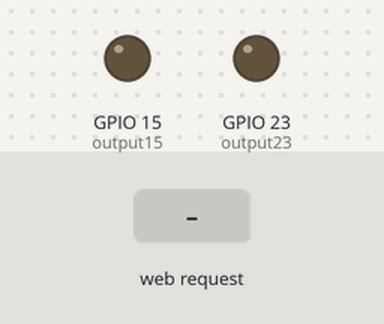
Bench run of a sketch on a simulated ESP32. Shown: output pins drawn as LEDs (lit = HIGH). The test bench sets the inputs (shaded band). WiFi joins after 1.5 s; servers stay silent unless stated; what the sketch prints to the serial monitor is not drawn.

Above: at 2.7 s.
2.8 s: HTTP request GET /15/on received
At 3.4 s:
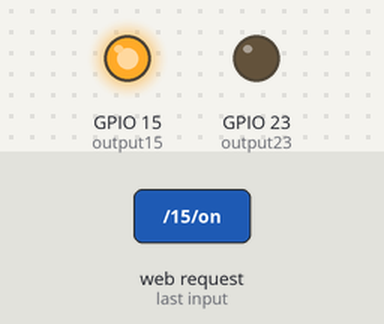
4.3 s: HTTP request GET /23/on received
At 4.6 s:
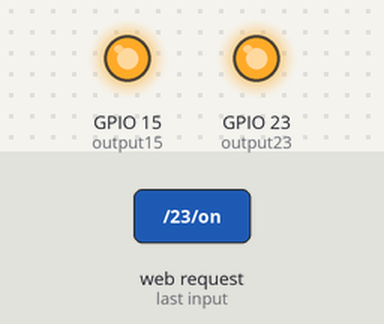
5.8 s: HTTP request GET /15/off received
At 6.9 s:
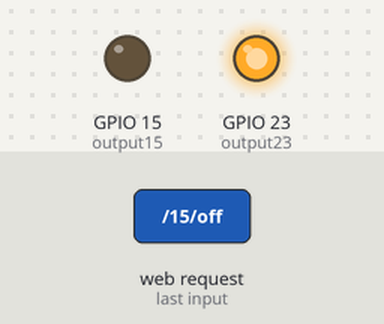
7.3 s: HTTP request GET /23/off received
At 8.1 s:
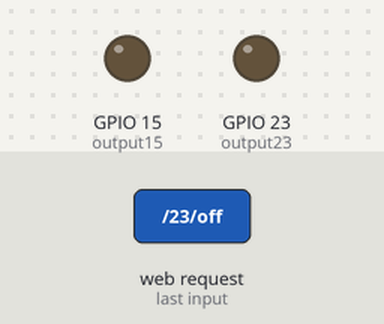
Timing chart, 0 to 9.8 s (numbered marks = the images above; inputs shaded):
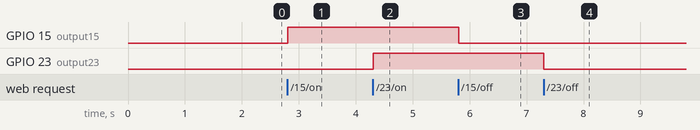

Measured:
- after the input at 2.8 s, GPIO 15 (output15): LOW → HIGH at once
- after the input at 4.3 s, GPIO 23 (output23): LOW → HIGH at once
- after the input at 5.8 s, GPIO 15 (output15): HIGH → LOW at once
- after the input at 7.3 s, GPIO 23 (output23): HIGH → LOW at once

The sketch:

LEDs.ino
```cpp
/*********

  Adaptado de: Rui Santos
  Complete project details at http://randomnerdtutorials.com
*********/

// Load Wi-Fi library
#include <WiFi.h>

// Replace with your network credentials
const char* ssid = "iPhone";
const char* password = "123456789";

// Set web server port number to 80
WiFiServer server(80);

// Variable to store the HTTP request
String header;

// Auxiliar variables to store the current output state
String output15State = "off";
String output23State = "off";

// Assign output variables to GPIO pins
const int output15 = 15;
const int output23 = 23;

// Current time
unsigned long currentTime = millis();
// Previous time
unsigned long previousTime = 0;
// Define timeout time in milliseconds (example: 2000ms = 2s)
const long timeoutTime = 2000;

void setup() {
  Serial.begin(115200);
  // Initialize the output variables as outputs
  pinMode(output15, OUTPUT);
  pinMode(output23, OUTPUT);
  // Set outputs to LOW
  digitalWrite(output15, LOW);
  digitalWrite(output23, LOW);

  // Connect to Wi-Fi network with SSID and password
  Serial.print("Connecting to ");
  Serial.println(ssid);
  WiFi.begin(ssid, password);
  while (WiFi.status() != WL_CONNECTED) {
    delay(500);
    Serial.print(".");
  }
  // Print local IP address and start web server
  Serial.println("");
  Serial.println("WiFi connected.");
  Serial.println("IP address: ");
  Serial.println(WiFi.localIP());
  server.begin();
}

void loop(){
  WiFiClient client = server.available();   // Listen for incoming clients

  if (client) {                             // If a new client connects,
    currentTime = millis();
    previousTime = currentTime;
    Serial.println("New Client.");          // print a message out in the serial port
    String currentLine = "";                // make a String to hold incoming data from the client
    while (client.connected() && currentTime - previousTime <= timeoutTime) {  // loop while the client's connected
      currentTime = millis();
      if (client.available()) {             // if there's bytes to read from the client,
        char c = client.read();             // read a byte, then
        Serial.write(c);                    // print it out the serial monitor
        header += c;
        if (c == '\n') {                    // if the byte is a newline character
          // if the current line is blank, you got two newline characters in a row.
          // that's the end of the client HTTP request, so send a response:
          if (currentLine.length() == 0) {
            // HTTP headers always start with a response code (e.g. HTTP/1.1 200 OK)
            // and a content-type so the client knows what's coming, then a blank line:
            client.println("HTTP/1.1 200 OK");
            client.println("Content-type:text/html");
            client.println("Connection: close");
            client.println();

            // turns the GPIOs on and off
            if (header.indexOf("GET /15/on") >= 0) {
              Serial.println("GPIO 15 on");
              output15State = "on";
              digitalWrite(output15, HIGH);
            } else if (header.indexOf("GET /15/off") >= 0) {
              Serial.println("GPIO 15 off");
              output15State = "off";
              digitalWrite(output15, LOW);
            } else if (header.indexOf("GET /23/on") >= 0) {
              Serial.println("GPIO 23 on");
              output23State = "on";
              digitalWrite(output23, HIGH);
            } else if (header.indexOf("GET /23/off") >= 0) {
              Serial.println("GPIO 23 off");
              output23State = "off";
              digitalWrite(output23, LOW);
            }

           // Display the HTML web page
            client.println("<!DOCTYPE html><html>");
            client.println("<head><meta name=\"viewport\" content=\"width=device-width, initial-scale=1\">");
            client.println("<link rel=\"icon\" href=\"data:,\">");
            client.println("<link href=\"https://fonts.googleapis.com/css2?family=Share+Tech+Mono&display=swap\" rel=\"stylesheet\">");
            client.println("<style>");
            client.println("*, *::before, *::after { box-sizing: border-box; margin: 0; padding: 0; }");
            client.println("html { font-family: 'Share Tech Mono', monospace; background-color: #0a0e17; color: #c8d6e5; display: flex; justify-content: center; align-items: center; min-height: 100vh; }");
            client.println("body { width: 100%; max-width: 480px; padding: 32px 20px; text-align: center; }");
            client.println("h1 { font-size: 1.4rem; letter-spacing: 0.2em; text-transform: uppercase; color: #00e5ff; margin-bottom: 8px; }");
            client.println(".subtitle { font-size: 0.75rem; color: #4a6278; letter-spacing: 0.15em; margin-bottom: 40px; }");
            client.println(".card { background: #111827; border: 1px solid #1e3a4a; border-radius: 12px; padding: 28px 24px; margin-bottom: 20px; }");
            client.println(".status { font-size: 0.7rem; letter-spacing: 0.2em; text-transform: uppercase; color: #4a6278; margin-bottom: 12px; }");
            client.println(".button { display: inline-block; background: linear-gradient(135deg, #00e5ff, #0099cc); border: none; color: #0a0e17; padding: 14px 48px; text-decoration: none; font-family: 'Share Tech Mono', monospace; font-size: 1rem; letter-spacing: 0.15em; text-transform: uppercase; border-radius: 6px; margin: 6px; cursor: pointer; transition: all 0.2s ease; box-shadow: 0 0 20px rgba(0,229,255,0.2); }");
            client.println(".button:hover { box-shadow: 0 0 32px rgba(0,229,255,0.5); transform: translateY(-1px); }");
            client.println(".button2 { background: linear-gradient(135deg, #2a3a4a, #1a2a3a); color: #4a7a9a; box-shadow: none; border: 1px solid #1e3a4a; }");
            client.println(".button2:hover { box-shadow: 0 0 16px rgba(0,100,150,0.3); color: #7aaaca; }");
            client.println(".dot { display: inline-block; width: 8px; height: 8px; border-radius: 50%; background: #00e5ff; margin-right: 8px; animation: pulse 2s infinite; }");
            client.println("@keyframes pulse { 0%,100%{ opacity:1; } 50%{ opacity:0.3; } }");
            client.println("</style></head>");

            // Web Page Heading
            client.println("<body><h1>Servidor Web para ESP32</h1>");
              client.println("<p> Para la clase de MicroC </p>");
            // Display current state, and ON/OFF buttons for GPIO 15
            client.println("<p>Estado del LED en GPIO 15 " + output15State + "</p>");
            // If the output15State is off, it displays the ON button
            if (output15State=="off") {
              client.println("<p><a href=\"/15/on\"><button class=\"button\">ON</button></a></p>");
            } else {
              client.println("<p><a href=\"/15/off\"><button class=\"button button2\">OFF</button></a></p>");
            }

            // Display current state, and ON/OFF buttons for GPIO 23
            client.println("<p>Estado del LED en GPIO 23 " + output23State + "</p>");
            // If the output23State is off, it displays the ON button
            if (output23State=="off") {
              client.println("<p><a href=\"/23/on\"><button class=\"button\">ON</button></a></p>");
            } else {
              client.println("<p><a href=\"/23/off\"><button class=\"button button2\">OFF</button></a></p>");
            }
            client.println("</body></html>");

            // The HTTP response ends with another blank line
            client.println();
            // Break out of the while loop
            break;
          } else { // if you got a newline, then clear currentLine
            currentLine = "";
          }
        } else if (c != '\r') {  // if you got anything else but a carriage return character,
          currentLine += c;      // add it to the end of the currentLine
        }
      }
    }
    // Clear the header variable
    header = "";
    // Close the connection
    client.stop();
    Serial.println("Client disconnected.");
    Serial.println("");
  }
}
```
